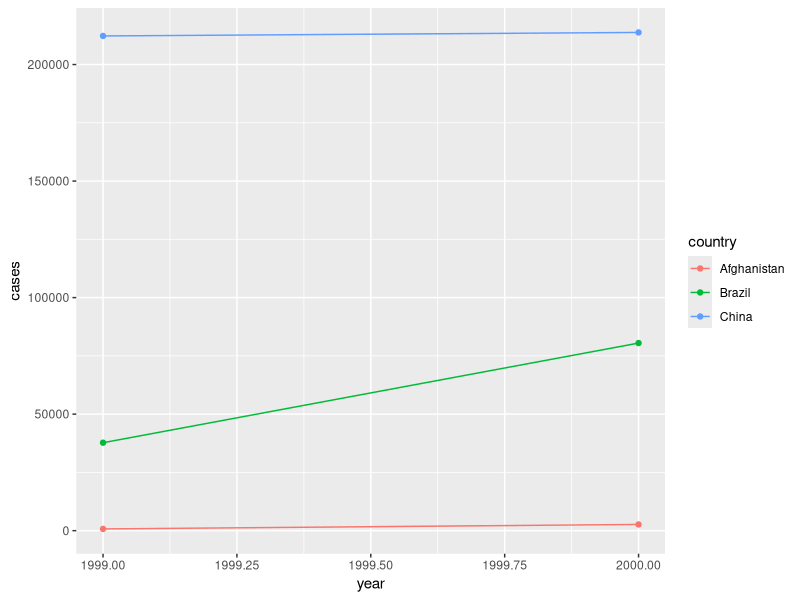
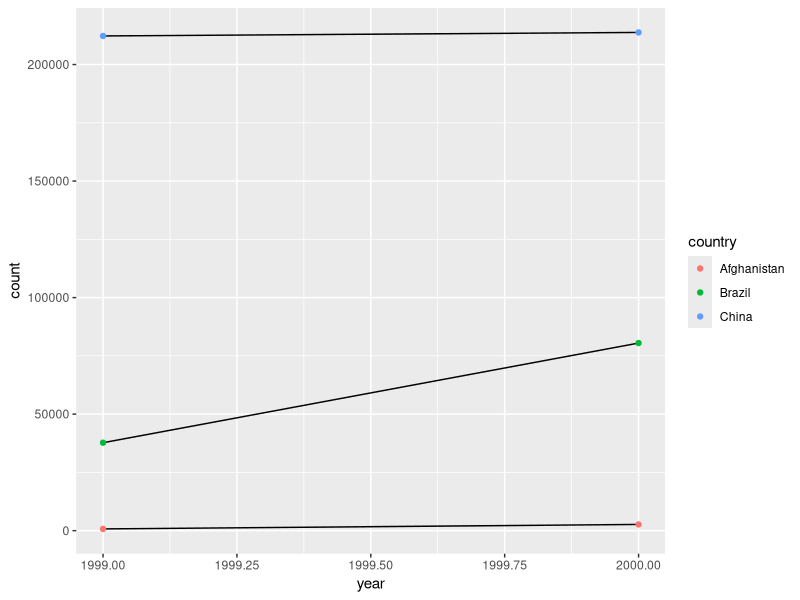

These figures' R source, in order:
## ---- chunk 1
library(tidyverse)

table1 %>% mutate(
  rate = cases/population*10000
)

#compute total cases per year and rate per year

table1 %>% group_by(year) %>% 
  summarise(total_cases = sum(cases),
            
            total_population = sum(population),
            rate = total_cases/total_population
            )
 
#total cases
table1 %>% count(year, wt=cases)

#visualizing the data
table1 %>% ggplot(aes(x = year, y = cases))+
  geom_line(aes(group = country, color = country))+
  geom_point(aes(color = country))


## ---- chunk 2

#Rate from Table 2
t2_cases <- table2 %>% filter(type == "cases") %>%
  rename(cases = count)
t2_population <- table2 %>% filter(type =="population") %>% 
  rename(population = count)

req_table <- tibble(
  country = t2_cases$country,
  year = t2_cases$year,
  cases = t2_cases$cases,
  population = t2_population$population
) %>% arrange(country,year)
 
req_table %>% mutate(rate = cases/population*1000) 

table4a
table4b

tibble(
  country = table4a$country,
  year = 1999,
  cases = table4a$'1999',
  population = table4b$'1999'
)

#3
table2 %>% filter(type =="cases") %>% 
  ggplot(aes(year, count))+
  geom_line(aes(group = country))+
  geom_point(aes(color = country))
## ---- chunk 3
table4a
table4a %>% gather("1999","2000", key = "year", value = "cases") %>% 
  arrange(country, year)

table4b %>% gather("1999","2000",key = "year", value = "population") %>% 
  arrange(country,year)

#to combine, left join needs to be used - more in chapter 10

tidy4a <- table4a %>% gather("1999","2000", key = "year", value = "case")
tidy4b <- table4b %>% gather("1999", "2000", key = "year", value = "population")
df1 <- left_join(tidy4a,tidy4b)
df2 <- right_join(tidy4a,tidy4b) %>% arrange(year)
identical(df1,df2)


## ---- chunk 4
table2
spread(table2, key =type, value = count)

## ---- chunk 5
stocks <- tibble(
  year = c(2015, 2015, 2016, 2016),
  half = c(1,2,1,2),
  return = c(1.88, 0.59, 0.92, 0.17)
)
stocks
stocks %>% spread(year, return) %>% 
  gather("year","return", '2015','2016', convert = T) #if convert not used, then the year will be character. 
## ---- chunk 6
table4a %>% gather("1999", "2000", key = "year", value = "cases")

## ---- chunk 7
people <- tribble(
  ~name,~key,~value,
  "Philip","age",45,
  "Philip","height",186,
  "Philip", "age",50,
  "Jessica", "age", 37,
  "Jessica", "height", 156
)

#people %>% spread(key, value)

people2 <- people %>% group_by(name,key) %>% mutate(obs= row_number())

people2 %>% spread(key,value)

## ---- chunk 8
(preg <- tribble(
  ~pregnant, ~male, ~female,
  "yes",NA, 10,
  "no",20,12
))

preg %>% gather(male,female, key = gender, value = infected) %>% 
  select(gender, everything()) 
## ---- chunk 9
table3 %>% separate(rate, into = c("cases", "population")) #splits non-alphanumeric character

table3 %>% separate(rate, into = c("cases", "population"), sep = "/") #explicit mention of charater for splitting

table3 %>%  separate(rate, into = c("cases", "population"), convert = T) #convert to required type

#passing arguments will split at the location (+ve from far left, -ve from far right)

table5 <- table3 %>% separate(year, into = c("millenium","century", "year"), sep = c(1,2), convert = T)

table5
## ---- chunk 10
unite(table5, year, "millenium", century, year) #in quotes or seperate.
#for no arguments between joined variables :-
unite(table5, year,"millenium", century, year, sep = "") #use quotes when the varible names are weird

## ---- chunk 11
tibble(x = c("a,b,c","d,e,f,g","h,i,j")) %>% 
  separate(x, c("one", "two","three"))

tibble(x = c("a,b,c","d,e,f,g","h,i,j")) %>% 
  separate(x, c("one", "two","three"), extra = "drop")

tibble(x = c("a,b,c","d,e,f,g","h,i,j")) %>% 
  separate(x, c("one", "two","three"), extra = "merge")

#fill

tibble(x = c("a,b,c","d,e","h,i,j")) %>% 
  separate(x, c("one", "two","three"))

tibble(x = c("a,b,c","d,e","h,i,j")) %>% 
  separate(x, c("one", "two","three"), fill = "left")

tibble(x = c("a,b,c","d,e","h,i,j")) %>% 
  separate(x, c("one", "two","three"), fill = "right")


## ---- chunk 12

#Separate by separator
tibble(x = c("X_1", "X_2", "AA_1", "AA_2")) %>%
   separate(x, c("variable", "into"), sep = "_")

#Separate by location/position
tibble(x = c("X1", "X2", "Y1", "Y2")) %>%
  separate(x, c("variable", "into"), sep = c(1))

#Separate by group(regex)
tibble(x = c("X_1", "X_2", "AA_1", "AA_2")) %>%
  extract(x, c("variable", "id"), regex = "([A-Z])_([0-9])")

tibble(x = c("X1", "X2", "Y1", "Y2")) %>%
  extract(x, c("variable", "id"), regex = "([A-Z])([0-9])")

tibble(x = c("XXXX1", "X20", "YA1", "YA20")) %>%
  extract(x, c("variable", "id"), regex = "([A-Z]+)([0-9]+)")
## ---- chunk 13
(stocks <- tibble(
  year = c(2015,2015,2015,2015,2016,2016,2016),
  qtr = c(1,2,3,4,2,3,4),
  return = c(1.88, 0.59, 0.35, NA,0.92, 0.17, 2.66)
))

stocks %>% spread(year, return)

stocks %>% spread(year, return) %>% 
  gather('2015','2016', key = year, value = return)

stocks %>% complete(year, qtr) #Complete takes out all combination of the parameters and bring out implicit missing notes

(treatment <- tribble(
  ~person, ~treatment, ~response,
  "Derrick Whitmore", 1, 7,
  NA,2,10,
  NA,3,9,
  "Katherine Burke", 1, 4
))

treatment %>% fill(person)
treatment %>% fill(person, .direction = "up")



## ---- chunk 14
View(tidyr::who)

who1 <- tidyr::who %>% gather(
  5:60, key = "key", value = "cases", na.rm = T
)

n_distinct(who1$key)

who2 <- who1 %>% 
  mutate(key = stringr::str_replace(key,"newrel", "new_rel"))

View(who2)

who3 <- who2 %>% separate(key, c("new","type","sexage"), sep = "_")

n_distinct(who3$new)

who4 <- who3 %>% select(-new, -iso2, -iso3)

who5 <- who4 %>% separate(sexage, c("sex", "age"), sep = 1)

n_distinct(who5$age)

#replacing with a complex pipe :-

who %>% gather(5:60, key = "code", value = "cases", na.rm = T) %>% 
  mutate(code= stringr::str_replace(code,"newrel","new_rel")) %>% 
  separate(code, c("new","type","sexage"), sep ="_") %>% 
  separate(sexage, c("sex", "age"), sep = 1) %>% 
  select(-iso2,-iso3,-new)


select(who3, country,iso2, iso3) %>% 
  distinct() %>% 
  group_by(country) %>% 
  filter(n()>1)
             

